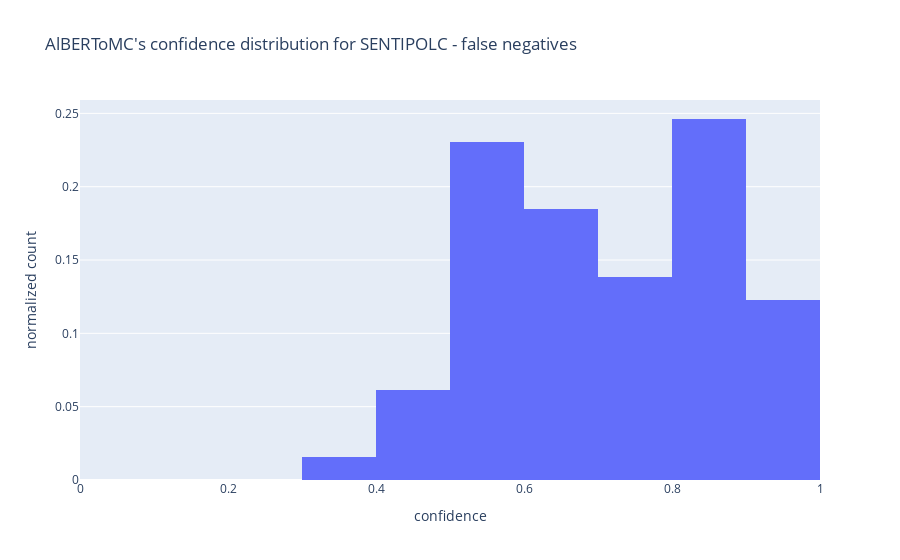
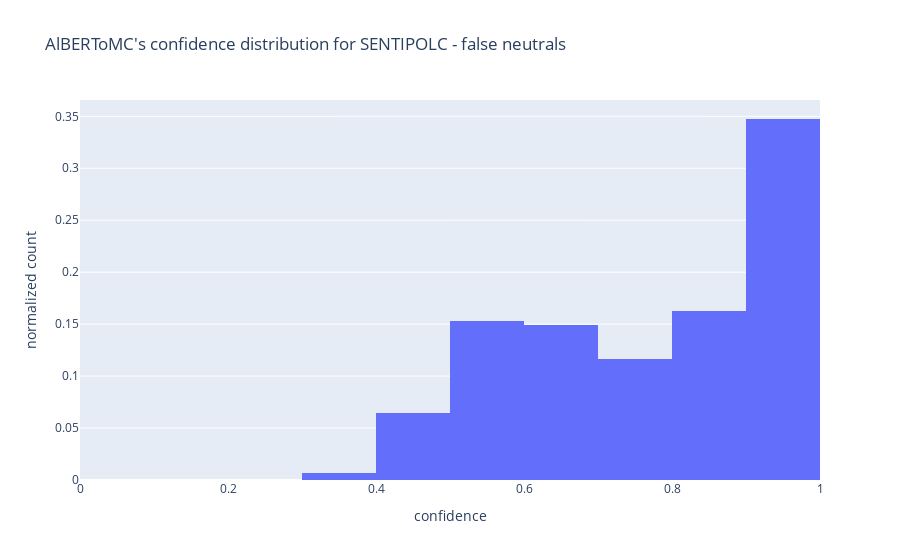
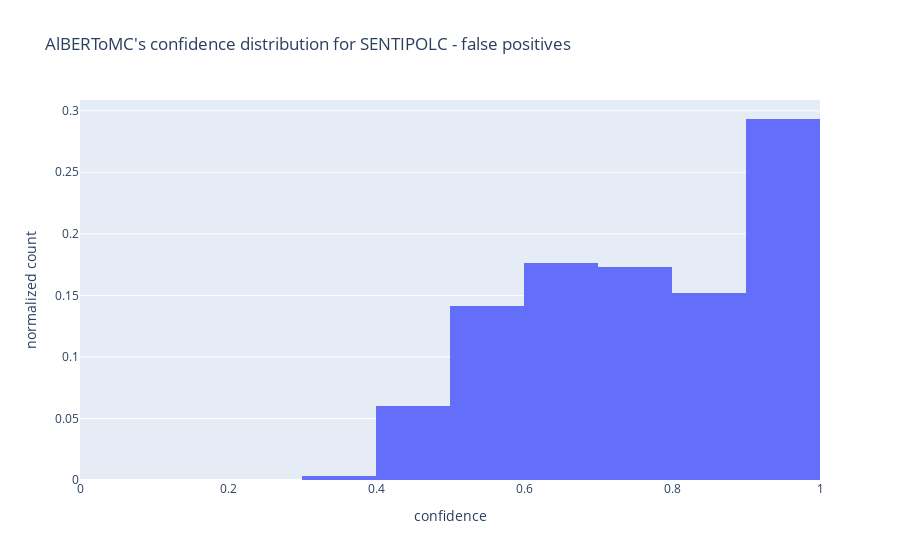

Write notebook code for charts like these, in order.
### Markdown cell above
### AlBERTo pretrained - SENTIPOLC16

### Code cell
test_loader_sentipolc = DataLoader(testing_sentipolc, batch_size=64)

#load best model's params
model = MyNetMC(3).to(device)
model.load_state_dict(torch.load("data/models/alberto_multiclass.pt"))

preds , trues , logitss = validation_epoch(model, None, test_loader_sentipolc, "test", logging=False)
        
# for n , (i , row) in enumerate(dataset_feel_it.iterrows()):
#     if preds[n] != trues[n]:
#         print(f"{row['text']} ------ true={row['labels']} pred={preds[n]}  \n")
#         assert row['labels'] == trues[n]
        
print(classification_report(trues, preds, target_names=["negative", "neutral", "positive"]))

cm = confusion_matrix(trues, preds, normalize='all')
ConfusionMatrixDisplay(confusion_matrix=cm, display_labels=["negative", "neutral", "positive"]).plot()
plt.title("SENTIPOLC16 - AlBERToMC")


# plot the confidence distribution for errors
proba = torch.nn.functional.softmax(torch.tensor(logitss), dim=1)
trues = np.array(trues)
preds = np.array(preds)

plot_confidence_distribution(trues, preds, proba, name="AlBERToMC", dataset="SENTIPOLC", plot_neutral=True)

### Figure 1 — Plotly figure (JSON) as saved in the notebook; plotly's stock layout.template omitted (floating-point values rounded to 4 significant figures)
{"data": [{"histnorm": "probability", "type": "histogram", "x": [0.8325, 0.6297, 0.9779, 0.9635, 0.5321, 0.6542, 0.8011, 0.5816, 0.4834, 0.6588, 0.5021, 0.5455, 0.4906, 0.7331, 0.8829, 0.906, 0.859, 0.611, 0.3614, 0.795, 0.4701, 0.5187, 0.8498, 0.6331, 0.7567, 0.5957, 0.7116, 0.8653, 0.5193, 0.544, 0.813, 0.8141, 0.9108, 0.4345, 0.6839, 0.5729, 0.6099, 0.7618, 0.7483, 0.5733, 0.8962, 0.7036, 0.9089, 0.5444, 0.8913, 0.7109, 0.6947, 0.978, 0.8986, 0.5676, 0.8928, 0.6228, 0.679, 0.8269, 0.571, 0.9089, 0.5205, 0.7108, 0.8812, 0.6894, 0.8276, 0.6797, 0.9705, 0.5649, 0.8395], "xbins": {"end": 1, "size": 0.1, "start": 0}}], "layout": {"title": {"text": "AlBERToMC's confidence distribution for SENTIPOLC - false negatives"}, "xaxis": {"range": [0, 1], "title": {"text": "confidence"}}, "yaxis": {"title": {"text": "normalized count"}}}}

### Figure 2 — Plotly figure (JSON) as saved in the notebook; plotly's stock layout.template omitted (floating-point values rounded to 4 significant figures; data arrays with more than 128 entries replaced by an {"elided": "..."} marker saying what was removed)
{"data": [{"histnorm": "probability", "type": "histogram", "x": {"elided": "308 float values"}, "xbins": {"end": 1, "size": 0.1, "start": 0}}], "layout": {"title": {"text": "AlBERToMC's confidence distribution for SENTIPOLC - false neutrals"}, "xaxis": {"range": [0, 1], "title": {"text": "confidence"}}, "yaxis": {"title": {"text": "normalized count"}}}}

### Figure 3 — Plotly figure (JSON) as saved in the notebook; plotly's stock layout.template omitted (floating-point values rounded to 4 significant figures; data arrays with more than 128 entries replaced by an {"elided": "..."} marker saying what was removed)
{"data": [{"histnorm": "probability", "type": "histogram", "x": {"elided": "283 float values"}, "xbins": {"end": 1, "size": 0.1, "start": 0}}], "layout": {"title": {"text": "AlBERToMC's confidence distribution for SENTIPOLC - false positives"}, "xaxis": {"range": [0, 1], "title": {"text": "confidence"}}, "yaxis": {"title": {"text": "normalized count"}}}}
